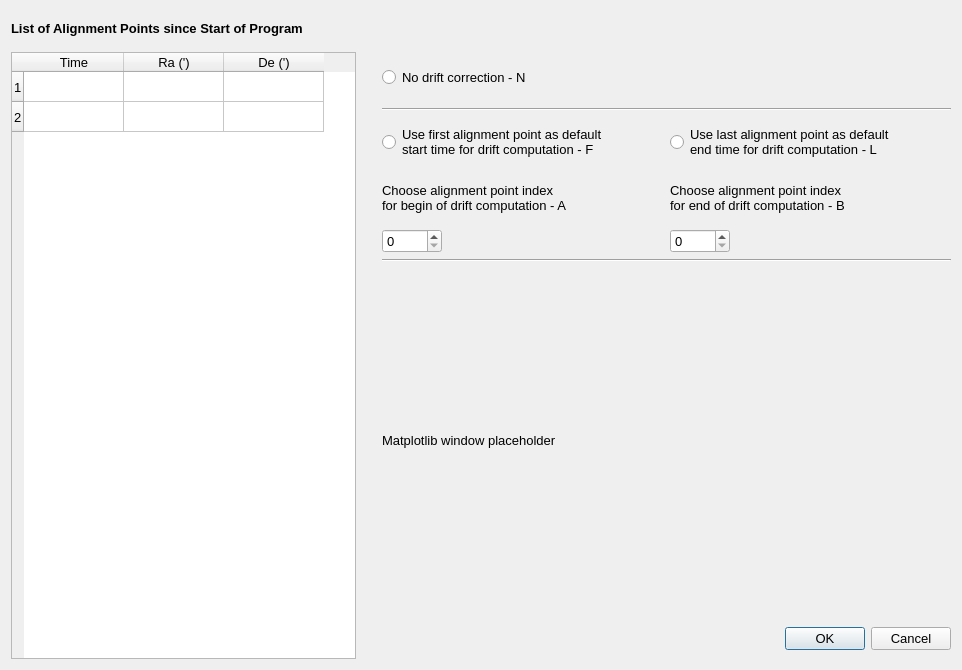
<?xml version="1.0" encoding="UTF-8"?>
<ui version="4.0">
 <class>DriftRateDialog</class>
 <widget class="QWidget" name="DriftRateDialog">
  <property name="geometry">
   <rect>
    <x>0</x>
    <y>0</y>
    <width>962</width>
    <height>670</height>
   </rect>
  </property>
  <property name="font">
   <font>
    <pointsize>10</pointsize>
   </font>
  </property>
  <property name="windowTitle">
   <string>Compute Drift Rate</string>
  </property>
  <property name="locale">
   <locale language="English" country="UnitedStates"/>
  </property>
  <layout class="QGridLayout" name="gridLayout">
   <item row="2" column="0" colspan="2">
    <widget class="QTableWidget" name="tableWidget">
     <property name="enabled">
      <bool>true</bool>
     </property>
     <property name="minimumSize">
      <size>
       <width>345</width>
       <height>0</height>
      </size>
     </property>
     <property name="maximumSize">
      <size>
       <width>345</width>
       <height>16777215</height>
      </size>
     </property>
     <property name="font">
      <font>
       <pointsize>10</pointsize>
      </font>
     </property>
     <property name="toolTip">
      <string>Table with alignment points since start of program</string>
     </property>
     <property name="rowCount">
      <number>2</number>
     </property>
     <property name="columnCount">
      <number>3</number>
     </property>
     <attribute name="horizontalHeaderCascadingSectionResizes">
      <bool>false</bool>
     </attribute>
     <attribute name="verticalHeaderVisible">
      <bool>true</bool>
     </attribute>
     <attribute name="verticalHeaderCascadingSectionResizes">
      <bool>false</bool>
     </attribute>
     <attribute name="verticalHeaderDefaultSectionSize">
      <number>30</number>
     </attribute>
     <attribute name="verticalHeaderHighlightSections">
      <bool>true</bool>
     </attribute>
     <attribute name="verticalHeaderShowSortIndicator" stdset="0">
      <bool>false</bool>
     </attribute>
     <attribute name="verticalHeaderStretchLastSection">
      <bool>false</bool>
     </attribute>
     <row/>
     <row/>
     <column>
      <property name="text">
       <string>Time</string>
      </property>
     </column>
     <column>
      <property name="text">
       <string>Ra (')</string>
      </property>
     </column>
     <column>
      <property name="text">
       <string>De (')</string>
      </property>
     </column>
    </widget>
   </item>
   <item row="1" column="0" colspan="3">
    <widget class="QLabel" name="labelAlignmentList">
     <property name="minimumSize">
      <size>
       <width>450</width>
       <height>35</height>
      </size>
     </property>
     <property name="maximumSize">
      <size>
       <width>450</width>
       <height>35</height>
      </size>
     </property>
     <property name="font">
      <font>
       <pointsize>10</pointsize>
       <weight>75</weight>
       <bold>true</bold>
      </font>
     </property>
     <property name="text">
      <string>List of Alignment Points since Start of Program</string>
     </property>
    </widget>
   </item>
   <item row="2" column="2">
    <layout class="QGridLayout" name="gridLayout_2">
     <item row="2" column="2">
      <widget class="QRadioButton" name="defaultLastRadioButton">
       <property name="toolTip">
        <string>If selected, the drift rate is always computed using the last alignment point.</string>
       </property>
       <property name="text">
        <string>Use last alignment point as default
end time for drift computation - L</string>
       </property>
       <property name="shortcut">
        <string>L</string>
       </property>
      </widget>
     </item>
     <item row="0" column="1" colspan="2">
      <widget class="QRadioButton" name="noRadioButton">
       <property name="minimumSize">
        <size>
         <width>0</width>
         <height>50</height>
        </size>
       </property>
       <property name="toolTip">
        <string>Disable application of drift correction</string>
       </property>
       <property name="text">
        <string>No drift correction - N</string>
       </property>
       <property name="shortcut">
        <string>N</string>
       </property>
       <property name="autoExclusive">
        <bool>false</bool>
       </property>
      </widget>
     </item>
     <item row="2" column="1">
      <widget class="QRadioButton" name="defaultFirstRadioButton">
       <property name="minimumSize">
        <size>
         <width>0</width>
         <height>50</height>
        </size>
       </property>
       <property name="font">
        <font>
         <pointsize>10</pointsize>
        </font>
       </property>
       <property name="toolTip">
        <string>If selected, the drift rate is always computed using the first alignment point.
Be sure that the orientation of the mounting has not changed since the first alignment.</string>
       </property>
       <property name="text">
        <string>Use first alignment point as default
start time for drift computation - F</string>
       </property>
       <property name="shortcut">
        <string>F</string>
       </property>
       <property name="autoExclusive">
        <bool>false</bool>
       </property>
      </widget>
     </item>
     <item row="1" column="1" colspan="2">
      <widget class="Line" name="line">
       <property name="orientation">
        <enum>Qt::Horizontal</enum>
       </property>
      </widget>
     </item>
     <item row="5" column="1">
      <widget class="QSpinBox" name="spinBoxFirstIndex">
       <property name="sizePolicy">
        <sizepolicy hsizetype="Maximum" vsizetype="Fixed">
         <horstretch>0</horstretch>
         <verstretch>0</verstretch>
        </sizepolicy>
       </property>
       <property name="minimumSize">
        <size>
         <width>60</width>
         <height>0</height>
        </size>
       </property>
       <property name="toolTip">
        <string>Spin box for the selection of the first alignment point for drift rate computation</string>
       </property>
      </widget>
     </item>
     <item row="4" column="2">
      <widget class="QLabel" name="labelLastIndex">
       <property name="sizePolicy">
        <sizepolicy hsizetype="MinimumExpanding" vsizetype="Maximum">
         <horstretch>0</horstretch>
         <verstretch>0</verstretch>
        </sizepolicy>
       </property>
       <property name="minimumSize">
        <size>
         <width>0</width>
         <height>50</height>
        </size>
       </property>
       <property name="font">
        <font>
         <pointsize>10</pointsize>
        </font>
       </property>
       <property name="toolTip">
        <string>Shortcut B sets the focus on the second spin box.</string>
       </property>
       <property name="text">
        <string>Choose alignment point index
for end of drift computation - B</string>
       </property>
      </widget>
     </item>
     <item row="12" column="2">
      <widget class="QDialogButtonBox" name="buttonBox">
       <property name="sizePolicy">
        <sizepolicy hsizetype="Expanding" vsizetype="Fixed">
         <horstretch>0</horstretch>
         <verstretch>0</verstretch>
        </sizepolicy>
       </property>
       <property name="minimumSize">
        <size>
         <width>0</width>
         <height>41</height>
        </size>
       </property>
       <property name="toolTip">
        <string>Set drift rate as selected or exit without change</string>
       </property>
       <property name="standardButtons">
        <set>QDialogButtonBox::Cancel|QDialogButtonBox::Ok</set>
       </property>
      </widget>
     </item>
     <item row="5" column="2">
      <widget class="QSpinBox" name="spinBoxLastIndex">
       <property name="sizePolicy">
        <sizepolicy hsizetype="Maximum" vsizetype="Fixed">
         <horstretch>0</horstretch>
         <verstretch>0</verstretch>
        </sizepolicy>
       </property>
       <property name="minimumSize">
        <size>
         <width>60</width>
         <height>0</height>
        </size>
       </property>
       <property name="toolTip">
        <string>Spin box for the selection of the second alignment point for drift rate computation</string>
       </property>
      </widget>
     </item>
     <item row="4" column="1">
      <widget class="QLabel" name="labelFirstIndex">
       <property name="sizePolicy">
        <sizepolicy hsizetype="MinimumExpanding" vsizetype="Maximum">
         <horstretch>0</horstretch>
         <verstretch>0</verstretch>
        </sizepolicy>
       </property>
       <property name="minimumSize">
        <size>
         <width>0</width>
         <height>50</height>
        </size>
       </property>
       <property name="font">
        <font>
         <pointsize>10</pointsize>
        </font>
       </property>
       <property name="toolTip">
        <string>Shortcut A sets the focus on the first spin box.</string>
       </property>
       <property name="text">
        <string>Choose alignment point index
for begin of drift computation - A</string>
       </property>
      </widget>
     </item>
     <item row="10" column="1" colspan="2">
      <widget class="Line" name="line_2">
       <property name="orientation">
        <enum>Qt::Horizontal</enum>
       </property>
      </widget>
     </item>
     <item row="5" column="0">
      <spacer name="horizontalSpacer">
       <property name="orientation">
        <enum>Qt::Horizontal</enum>
       </property>
       <property name="sizeType">
        <enum>QSizePolicy::Fixed</enum>
       </property>
       <property name="sizeHint" stdset="0">
        <size>
         <width>20</width>
         <height>20</height>
        </size>
       </property>
      </spacer>
     </item>
     <item row="11" column="1" colspan="2">
      <widget class="QLabel" name="mpl_placeholder">
       <property name="text">
        <string>Matplotlib window placeholder</string>
       </property>
      </widget>
     </item>
    </layout>
   </item>
  </layout>
 </widget>
 <resources/>
 <connections>
  <connection>
   <sender>defaultFirstRadioButton</sender>
   <signal>toggled(bool)</signal>
   <receiver>labelFirstIndex</receiver>
   <slot>setDisabled(bool)</slot>
   <hints>
    <hint type="sourcelabel">
     <x>481</x>
     <y>56</y>
    </hint>
    <hint type="destinationlabel">
     <x>481</x>
     <y>121</y>
    </hint>
   </hints>
  </connection>
  <connection>
   <sender>defaultLastRadioButton</sender>
   <signal>toggled(bool)</signal>
   <receiver>labelLastIndex</receiver>
   <slot>setDisabled(bool)</slot>
   <hints>
    <hint type="sourcelabel">
     <x>491</x>
     <y>283</y>
    </hint>
    <hint type="destinationlabel">
     <x>481</x>
     <y>205</y>
    </hint>
   </hints>
  </connection>
  <connection>
   <sender>defaultFirstRadioButton</sender>
   <signal>toggled(bool)</signal>
   <receiver>spinBoxFirstIndex</receiver>
   <slot>setDisabled(bool)</slot>
   <hints>
    <hint type="sourcelabel">
     <x>481</x>
     <y>56</y>
    </hint>
    <hint type="destinationlabel">
     <x>390</x>
     <y>163</y>
    </hint>
   </hints>
  </connection>
  <connection>
   <sender>defaultLastRadioButton</sender>
   <signal>toggled(bool)</signal>
   <receiver>spinBoxLastIndex</receiver>
   <slot>setDisabled(bool)</slot>
   <hints>
    <hint type="sourcelabel">
     <x>491</x>
     <y>283</y>
    </hint>
    <hint type="destinationlabel">
     <x>390</x>
     <y>247</y>
    </hint>
   </hints>
  </connection>
  <connection>
   <sender>buttonBox</sender>
   <signal>rejected()</signal>
   <receiver>DriftRateDialog</receiver>
   <slot>close()</slot>
   <hints>
    <hint type="sourcelabel">
     <x>481</x>
     <y>448</y>
    </hint>
    <hint type="destinationlabel">
     <x>305</x>
     <y>236</y>
    </hint>
   </hints>
  </connection>
  <connection>
   <sender>spinBoxFirstIndex</sender>
   <signal>editingFinished()</signal>
   <receiver>DriftRateDialog</receiver>
   <slot>setFocus()</slot>
   <hints>
    <hint type="sourcelabel">
     <x>390</x>
     <y>182</y>
    </hint>
    <hint type="destinationlabel">
     <x>305</x>
     <y>236</y>
    </hint>
   </hints>
  </connection>
  <connection>
   <sender>spinBoxLastIndex</sender>
   <signal>editingFinished()</signal>
   <receiver>DriftRateDialog</receiver>
   <slot>setFocus()</slot>
   <hints>
    <hint type="sourcelabel">
     <x>390</x>
     <y>266</y>
    </hint>
    <hint type="destinationlabel">
     <x>305</x>
     <y>236</y>
    </hint>
   </hints>
  </connection>
  <connection>
   <sender>noRadioButton</sender>
   <signal>toggled(bool)</signal>
   <receiver>defaultFirstRadioButton</receiver>
   <slot>setDisabled(bool)</slot>
   <hints>
    <hint type="sourcelabel">
     <x>492</x>
     <y>78</y>
    </hint>
    <hint type="destinationlabel">
     <x>492</x>
     <y>135</y>
    </hint>
   </hints>
  </connection>
  <connection>
   <sender>noRadioButton</sender>
   <signal>toggled(bool)</signal>
   <receiver>defaultLastRadioButton</receiver>
   <slot>setDisabled(bool)</slot>
   <hints>
    <hint type="sourcelabel">
     <x>492</x>
     <y>78</y>
    </hint>
    <hint type="destinationlabel">
     <x>491</x>
     <y>283</y>
    </hint>
   </hints>
  </connection>
  <connection>
   <sender>noRadioButton</sender>
   <signal>toggled(bool)</signal>
   <receiver>labelLastIndex</receiver>
   <slot>setDisabled(bool)</slot>
   <hints>
    <hint type="sourcelabel">
     <x>492</x>
     <y>78</y>
    </hint>
    <hint type="destinationlabel">
     <x>492</x>
     <y>293</y>
    </hint>
   </hints>
  </connection>
  <connection>
   <sender>noRadioButton</sender>
   <signal>toggled(bool)</signal>
   <receiver>spinBoxFirstIndex</receiver>
   <slot>setDisabled(bool)</slot>
   <hints>
    <hint type="sourcelabel">
     <x>492</x>
     <y>78</y>
    </hint>
    <hint type="destinationlabel">
     <x>393</x>
     <y>248</y>
    </hint>
   </hints>
  </connection>
  <connection>
   <sender>noRadioButton</sender>
   <signal>toggled(bool)</signal>
   <receiver>spinBoxLastIndex</receiver>
   <slot>setDisabled(bool)</slot>
   <hints>
    <hint type="sourcelabel">
     <x>492</x>
     <y>78</y>
    </hint>
    <hint type="destinationlabel">
     <x>393</x>
     <y>339</y>
    </hint>
   </hints>
  </connection>
  <connection>
   <sender>noRadioButton</sender>
   <signal>toggled(bool)</signal>
   <receiver>labelFirstIndex</receiver>
   <slot>setDisabled(bool)</slot>
   <hints>
    <hint type="sourcelabel">
     <x>491</x>
     <y>75</y>
    </hint>
    <hint type="destinationlabel">
     <x>491</x>
     <y>196</y>
    </hint>
   </hints>
  </connection>
 </connections>
</ui>
